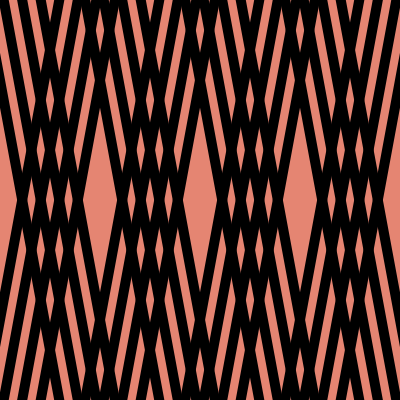
Frame 1 (no input)
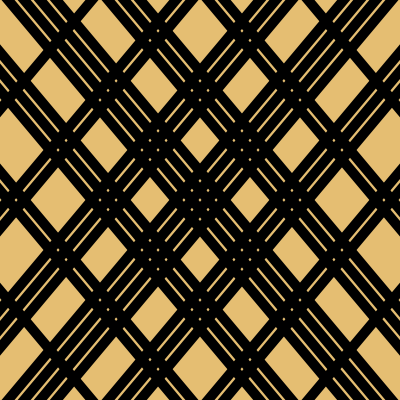
Frame 60 (the mouse pressed at the canvas centre just before this capture)
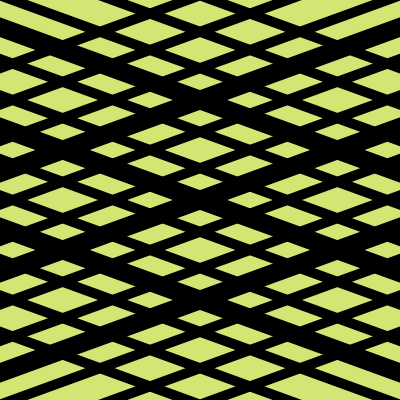
Frame 120 (the mouse held since frame 60 and released just before this capture)

The Processing sketch that drew these frames (run headless with seeded random() and noise(); from frame 60 on, the mouse is pressed at the canvas centre):

// Processing sketch: processing_154624
// ── processing_154624.pde

// day 5: day 2 variations in grids v2

float lineStroke = 10;
float growthSpeed = 1.2;
float growthDirection = 1;
float degrees = 10;
float degrees2 = 10;
float blockWH = 0;
float division = 4;
float x = 0;
float y = 0;

void setup() {
  size(400, 400);
  colorMode(HSB, 360, 100, 100);
  blockWH = width/division;
}

void draw() {
  background(degrees, 50, 90);
  // line stroke size
  lineStroke = lineStroke + (growthSpeed * growthDirection);

  //stroke pulse
  if (lineStroke > blockWH || lineStroke < 1) {
    growthDirection *= -1;
  } 
  // pulse degrees
  if (degrees < 360 ) {
    degrees = degrees + 0.5;
  } 
  if (degrees == 360) {
    degrees = 0;
  }
  // flipping degree's for the opposite rotation on the line
  degrees2 = map(degrees, 0, 360, 360, 0);

  // iteration across the surface of day two pattern as a block
  for (int i = 1; i <= division; i++) {
    for (int j = 1; j <=division; j++) {
      blockIt(x, y);
      x = x + blockWH;
    }
    y = y + blockWH;
    x = 0;
  }
  y = 0;
  
}

// function that now holds the pattern as a block
void blockIt(float locX, float locY) {
  // draw the line
  strokeCap(SQUARE);
  // color in HSB shifting with the rotation
  //stroke(degrees, 50, 90);
  strokeWeight(blockWH);
  //line(locX, blockWH/2+locY, blockWH+locX, blockWH/2+locY);

  // black lines
  fill(0);
  noStroke();
  rectMode(CENTER);

  // line one
  pushMatrix();
  translate(blockWH/2+locX, blockWH/2+locY);
  rotate(radians(degrees));
  rect(0, 0, blockWH/10, width*3 );
  popMatrix();

  //line two
  pushMatrix();
  translate(blockWH/2+locX, blockWH/2+locY);
  rotate(radians(degrees2));
  rect(0, 0, blockWH/10, width*3 );
  popMatrix();
}
